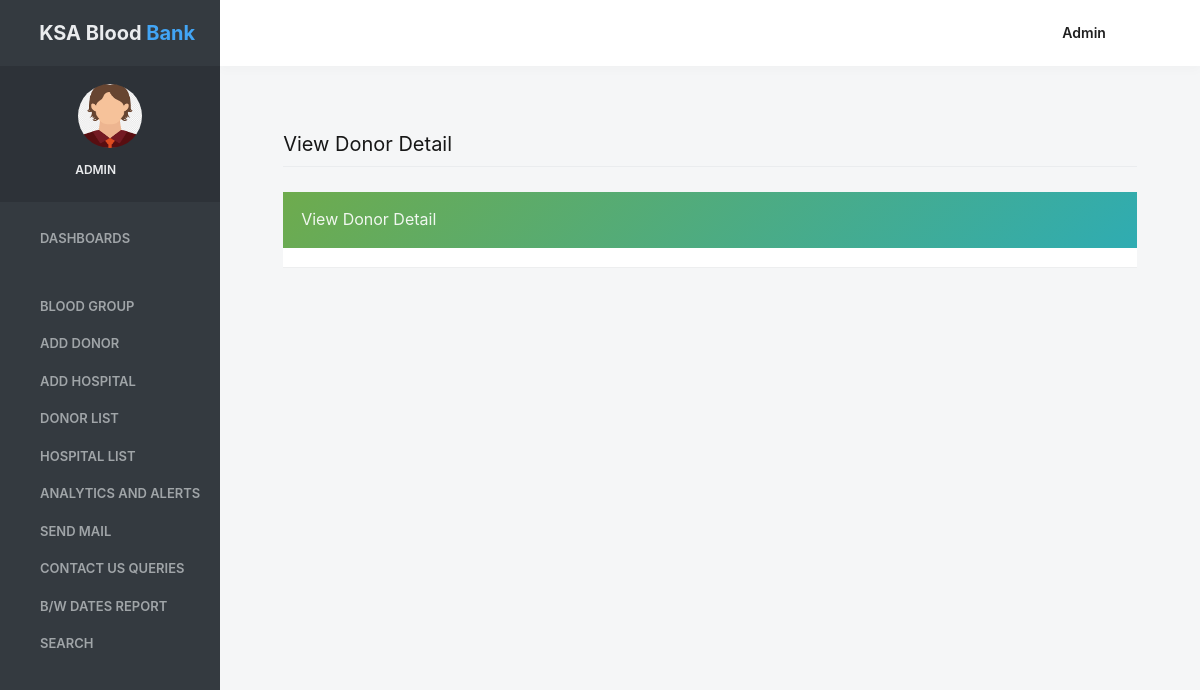
/view_donordetail/29 (signed in), run on an earlier commit of the app's database.
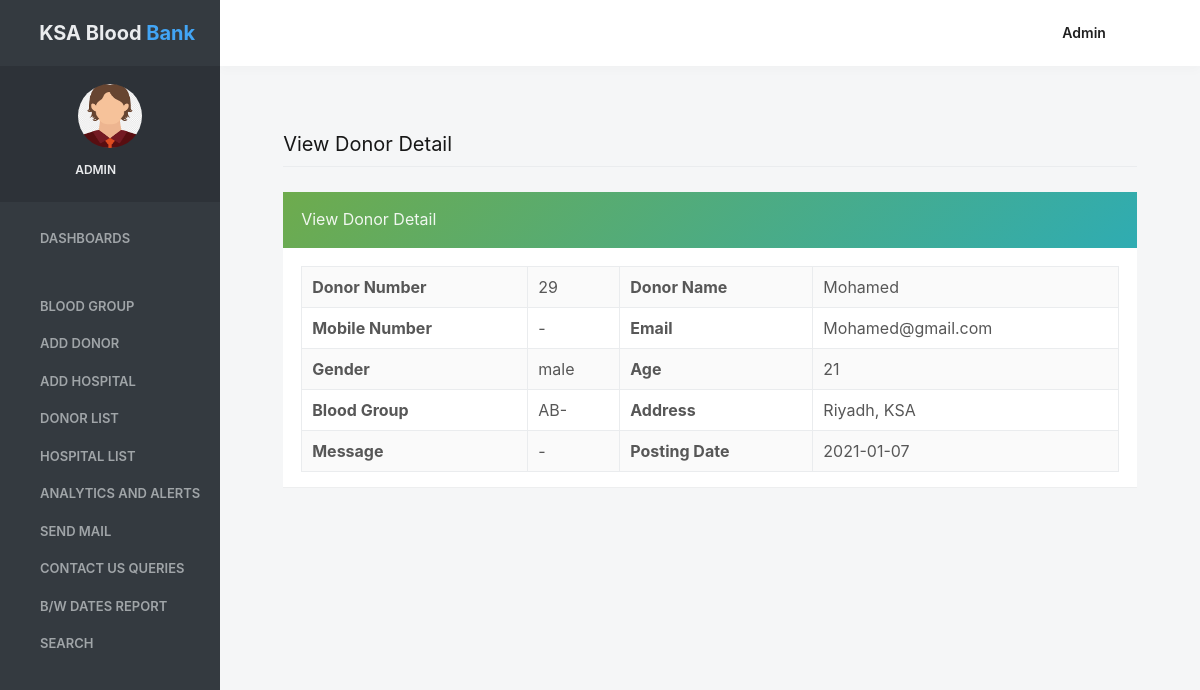
And on a later commit of the database.
### bloodbank/models.py (models this page shows, shortened)
class Donor(models.Model):
    fullname = models.CharField(max_length=100)
    mobileno = models.CharField(max_length=15)
    emailid = models.CharField(max_length=50)
    gender = models.CharField(max_length=15)
    age = models.CharField(max_length=15)
    group = models.ForeignKey(Group, on_delete=models.CASCADE)
    address = models.CharField(max_length=300, null=True)
    message = models.CharField(max_length=300, null=True)
    postingdate = models.CharField(max_length=100)
    Status = models.CharField(max_length=100)
    donation_date = models.CharField(max_length=100)
    expiry_date = models.CharField(max_length=100)
    AssocHB = models.CharField(max_length=100)
    ReferenceID = models.CharField(max_length=100)

class Group(models.Model):
    bloodgroup = models.CharField(max_length=30)
    def __str__(self):
        return self.bloodgroup

### bloodbank/views.py (the view)
# urls.py: path('view_donordetail/<int:pid>',view_donordetail, name="view_donordetail"),
def view_donordetail(request, pid):
    if not request.user.is_authenticated:
        return redirect('login')
    donor = Donor.objects.filter(id=pid)
    d = {'donor': donor}
    return render(request, 'view_donordetail.html', d)

### bloodbank/templates/view_donordetail.html (shortened to what this page needs)
{% load static %}
{% block body %}
 <html lang="en" class="no-focus">
    <head>
<link rel="stylesheet" href="{% static 'adminassets/js/plugins/datatables/dataTables.bootstrap4.min.css' %}">
        <link rel="stylesheet"  href="{% static 'adminassets/css/codebase.min.css' %}">
</head>
    <body>
        <div id="page-container" class="sidebar-o sidebar-inverse side-scroll page-header-fixed main-content-narrow">
 {% include 'sidebar.html' %}
            {% include 'admin_nav.html' %}
            <main id="main-container">
                <div class="content">
                    <h2 class="content-heading">View Donor Detail</h2>
                    <div class="row">
                        <div class="col-md-12">
                            <div class="block block-themed">
                                <div class="block-header bg-gd-emerald">
                                    <h3 class="block-title">View Donor Detail</h3>
                                    <div class="block-options">
                                        <button type="button" class="btn-block-option" data-toggle="block-option" data-action="state_toggle" data-action-mode="demo">
                                            <i class="si si-refresh"></i>
                                        </button>
                                        <button type="button" class="btn-block-option" data-toggle="block-option" data-action="content_toggle"></button>
                                    </div>
                                </div>
                                <div class="block-content">
                                    {% for i in donor %}
                            <table border="1" class="table table-bordered table-striped table-vcenter js-dataTable-full-pagination">
                                            <tr>
    <th>Donor Number</th>
    <td>{{i.id}}</td>
    <th>Donor Name</th>
    <td>{{i.fullname}}</td>
  </tr>
  <tr>
    <th>Mobile Number</th>
    <td>{{i.mobileno}}</td>
   <th>Email</th>
    <td>{{i.emailid}}</td>
  </tr>
  <tr>
    <th>Gender</th>
    <td>{{i.gender}}</td>
    <th>Age</th>
    <td>{{i.age}}</td>
  </tr>
   <tr>
    <th>Blood Group</th>
    <td>{{i.group}}</td>
    <th>Address</th>
    <td>{{i.address}}</td>
  </tr>
  <tr>
    <th>Message</th>
    <td>{{i.message}}</td>
    <th>Posting Date</th>
    <td>{{i.postingdate}}</td>
  </tr>
</table>
 {% endfor %}
</div>
                                </div>
                            </div>
            </main>
        </div>
    </body>
</html>
{% endblock %}

### bloodbank/templates/sidebar.html (shortened to what this page needs)
{% load static %}
   <nav id="sidebar">
                <div id="sidebar-scroll">
                    <div class="sidebar-content">
                        <div class="content-header content-header-fullrow px-15">
                            <div class="content-header-section text-center align-parent sidebar-mini-hidden">
                                <div class="content-header-item">
                                    <a class="link-effect font-w700" href="{% url 'admin_home' %}">
                                        <i class="si si-fire text-primary"></i>
                                        <span class="font-size-xl text-dual-primary-dark">KSA Blood </span><span class="font-size-xl text-primary">Bank</span>
                                    </a>
                                </div>
                            </div>
                        </div>
                        <div class="content-side content-side-full content-side-user px-10 align-parent">
                            <div class="sidebar-mini-hidden-b text-center">
                                <a class="img-link" href="be_pages_generic_profile.html">
                                    <img class="img-avatar" src="{% static 'adminassets/img/avatars/avatarboy729.png' %}" alt="">
                                </a>
                                <ul class="list-inline mt-10">
                                    <li class="list-inline-item">
                                        <a class="link-effect text-dual-primary-dark font-size-xs font-w600 text-uppercase" href="#">{{request.user.username}}</a>
                                    </li>
                                    <li class="list-inline-item">
                                        <a class="link-effect text-dual-primary-dark" href="{% url 'logout' %}">
                                            <i class="si si-logout"></i>
                                        </a>
                                    </li>
                                </ul>
                            </div>
                        </div>
                        <div class="content-side content-side-full">
                            <ul class="nav-main">
                                <li class="open">
                                    <a href="{% url 'admin_home' %}"><i class="si si-cup"></i><span class="sidebar-mini-hide">Dashboards</span></a>
                                </li>
                                <li class="nav-main-heading"><span class="sidebar-mini-visible">UI</span></li>
                                <li>
                                    <a class="nav-submenu" data-toggle="nav-submenu"><i class="si si-puzzle"></i>Blood Group</a>
                                </li>
                               <li>
                                    <a  href="{% url 'add_donor' %}"><i class="fa fa-edit"></i><span class="sidebar-mini-hide">Add Donor</span></a>
                                </li>
                                <li>
                                    <a  href="{% url 'add_hospital' %}"><i class="fa fa-edit"></i><span class="sidebar-mini-hide">Add Hospital</span></a>
                                </li>
                                <li>
                                    <a  href="{% url 'donorlist' %}"><i class="fa fa-users"></i><span class="sidebar-mini-hide">Donor List</span></a>
                                </li>
                                <li>
                                    <a  href="{% url 'hospitallist' %}"><i class="fa fa-users"></i><span class="sidebar-mini-hide">Hospital List</span></a>
                                </li>
                                  <li>
                                    <a  href="{% url 'graphData' %}"><i class="fa fa-users"></i><span class="sidebar-mini-hide">Analytics and Alerts</span></a>
                                </li>
                                 <li>
                                    <a  href="{% url 'sendmail' %}"><i class="fa fa-users"></i><span class="sidebar-mini-hide">Send Mail</span></a>
                                </li>
                                <li>
                                    <a class="nav-submenu" data-toggle="nav-submenu" href="#"><i class="si si-user"></i><span class="sidebar-mini-hide">Contact Us Queries</span></a>
                                </li>
                                <li>
                                    <a  href="{% url 'betweendate_report' %}"><i class="si si-vector"></i><span class="sidebar-mini-hide">B/w Dates Report</span></a>
                                </li>
                                <li>
                                    <a class="nav-submenu" data-toggle="nav-submenu" href="#"><i class="si si-trophy"></i><span class="sidebar-mini-hide">Search</span></a>
                                </li>
                            </ul>
                        </div>
                    </div>
                </div>
            </nav>

### bloodbank/templates/admin_nav.html (shortened to what this page needs)
{% load static %}
            <header id="page-header">
                <div class="content-header">
                    <div class="content-header-section">
                        <button type="button" class="btn btn-circle btn-dual-secondary" data-toggle="layout" data-action="sidebar_toggle">
                            <i class="fa fa-navicon"></i>
                        </button>
                        <div class="btn-group" role="group">
                            <button type="button" class="btn btn-circle btn-dual-secondary" id="page-header-options-dropdown" data-toggle="dropdown" aria-haspopup="true" aria-expanded="false">
                                <i class="fa fa-wrench"></i>
                            </button>
                        </div>
                        <div class="btn-group" role="group">
                            <button type="button" class="btn btn-circle btn-dual-secondary" id="page-header-themes-dropdown" data-toggle="dropdown" aria-haspopup="true" aria-expanded="false">
                                <i class="fa fa-paint-brush"></i>
                            </button>
                        </div>
                    </div>
                    <div class="content-header-section">
                        <div class="btn-group" role="group">
                            <button type="button" class="btn btn-rounded btn-dual-secondary text-capitalize" id="page-header-user-dropdown" data-toggle="dropdown" aria-haspopup="true" aria-expanded="false">
                                {{request.user.username}}<i class="fa fa-angle-down ml-5"></i>
                            </button>
                        </div>
                    </div>
                </div>
            </header>

What changed in the data, as far as the page shows it:
added Donor: id "29", fullname "Mohamed", mobileno "-", emailid "Mohamed@gmail.com", gender "male", age "21", group "AB-", address "Riyadh, KSA", message "-", postingdate "2021-01-07"
